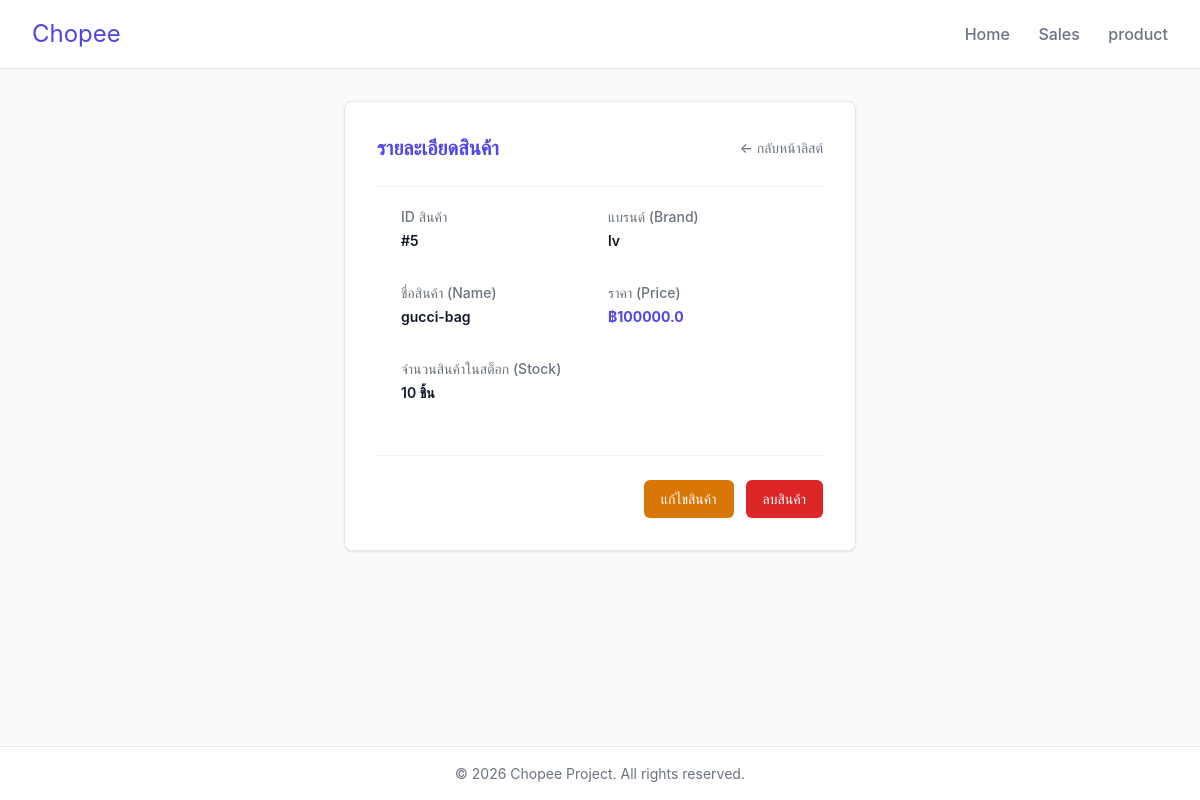
/product/read/5/, run on the app's committed database.
### chopee/models.py (models this page shows)
class Product(models.Model):
    brand = models.CharField(max_length=100)
    name = models.CharField(max_length=100)
    price = models.FloatField()
    stock = models.IntegerField()

### chopee/views.py (the view)
# urls.py: path('product/read/', product_read, name='read_empty'),
def product_read(request, pk=None):
    if pk is None:
        return redirect('list')
    p = get_object_or_404(Product, pk=pk)
    return render(request, 'product/read.html', {'product': p})

### chopee/templates/product/read.html
{% extends 'menu.html' %}
{% block content %}
<div class="card max-w-lg mx-auto">
    <div class="flex justify-between items-center mb-6">
        <h2 class="text-xl font-bold text-indigo-600">รายละเอียดสินค้า</h2>
        <a href="{% url 'list' %}" class="text-sm font-medium text-gray-500 hover:text-gray-700">&larr; กลับหน้าลิสต์</a>
    </div>
    <div class="border-t border-gray-100 px-4 py-5 sm:px-6">
        <dl class="grid grid-cols-1 gap-x-4 gap-y-8 sm:grid-cols-2">
            <div class="sm:col-span-1">
                <dt class="text-sm font-medium text-gray-500">ID สินค้า</dt>
                <dd class="mt-1 text-sm text-gray-900 font-semibold">#{{ product.id }}</dd>
            </div>
            <div class="sm:col-span-1">
                <dt class="text-sm font-medium text-gray-500">แบรนด์ (Brand)</dt>
                <dd class="mt-1 text-sm text-gray-900 font-semibold">{{ product.brand }}</dd>
            </div>
            <div class="sm:col-span-1">
                <dt class="text-sm font-medium text-gray-500">ชื่อสินค้า (Name)</dt>
                <dd class="mt-1 text-sm text-gray-900 font-semibold">{{ product.name }}</dd>
            </div>
            <div class="sm:col-span-1">
                <dt class="text-sm font-medium text-gray-500">ราคา (Price)</dt>
                <dd class="mt-1 text-sm text-indigo-600 font-bold">฿{{ product.price }}</dd>
            </div>
            <div class="sm:col-span-1">
                <dt class="text-sm font-medium text-gray-500">จำนวนสินค้าในสต็อก (Stock)</dt>
                <dd class="mt-1 text-sm text-gray-900 font-semibold">{{ product.stock }} ชิ้น</dd>
            </div>
        </dl>
    </div>
    <div class="mt-8 border-t border-gray-100 pt-6 flex justify-end space-x-3">
        <a href="{% url 'update' product.pk %}" class="inline-flex justify-center rounded-md border border-transparent bg-amber-600 py-2 px-4 text-sm font-medium text-white shadow-sm hover:bg-amber-700">
            แก้ไขสินค้า
        </a>
        <a href="{% url 'delete' product.pk %}" class="inline-flex justify-center rounded-md border border-transparent bg-red-600 py-2 px-4 text-sm font-medium text-white shadow-sm hover:bg-red-700">
            ลบสินค้า
        </a>
    </div>
</div>
{% endblock %}

### chopee/templates/menu.html (style rules this page uses)
:root { --primary: #4F46E5; --primary-hover: #4338CA; --background: #F9FAFB; --text-main: #111827; --text-muted: #6B7280; --card-bg: #FFFFFF; --border: #E5E7EB; }
body { font-family: 'Inter', -apple-system, BlinkMacSystemFont, "Segoe UI", Roboto, sans-serif; background-color: var(--background); color: var(--text-main); margin: 0; padding: 0; display: flex; flex-direction: column; min-height: 100vh; }
.card { background-color: var(--card-bg); border: 1px solid var(--border); border-radius: 8px; padding: 2rem; box-shadow: 0 1px 3px rgba(0, 0, 0, 0.1); }
h2 { margin-top: 0; font-size: 1.75rem; }

### data on the page
Product: id "5", brand "lv", name "gucci-bag", price "100000.0", stock "10"
